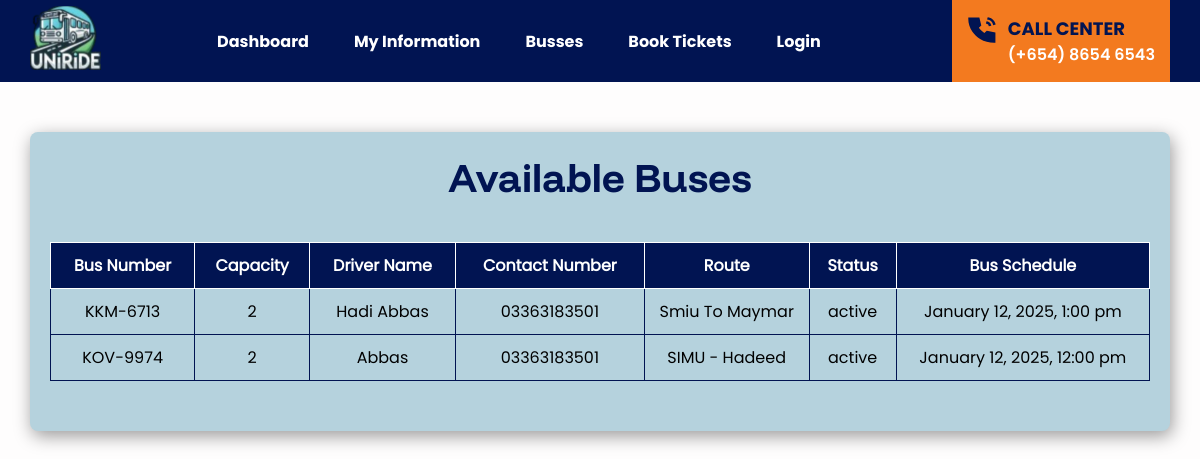
The app's page /student-view-bus.php with its own data.
### tables this page shows
CREATE TABLE `buses` (
  `BusID` int(11) NOT NULL,
  `BusNumber` varchar(20) NOT NULL,
  `Capacity` int(11) NOT NULL,
  `DriverName` varchar(100) NOT NULL,
  `ContactNumber` varchar(15) DEFAULT NULL,
  `Route` varchar(255) NOT NULL,
  `Status` enum('active','inactive') DEFAULT 'active',
  `BusSchedule` datetime DEFAULT NULL
);

### student-view-bus.php (the view, shortened to what this page needs)
<?php
include 'db.php';
$sql = "SELECT BusId, BusNumber, Capacity, DriverName, ContactNumber, Route, Status, BusSchedule FROM buses WHERE Status = 'active' ORDER BY BusNumber;";
$result = $conn->query($sql);
?>
<!DOCTYPE html>
<html lang="en">
<head>
    <link rel="stylesheet" href="style.css">
</head>
<body>
    <div class="navigation">
        <div class="hero-column">
            <div class="nav-container">
                <div class="site-logo">
                    <ul>
                        <li><a href="index.php"><img src="images/sitelogo.svg" alt="SMIU UniRide Logo"></a></li>
                    </ul>
                </div>
                <div class="navbar">
                    <nav>
                    <ul>
                        <li><a href="student.php">Dashboard</a></li>
                        <li><a href="student-view-info.php">My Information</a></li>
                        <li><a href="student-view-bus.php">Busses</a></li>
                        <li><a href="student-book-ticket.php">Book Tickets</a></li>
                        <?php if (isset($_SESSION['username'])): ?>
                            <li><a href="logout.php">Logout</a></li>
                        <?php else: ?>
                            <li><a href="login.php">Login</a></li>
                        <?php endif; ?>
                    </ul>
                    </nav>
                </div>
                <div class="call-container">
                    <div class="call">
                        <div class="call-icon">
                            <img src="images/call-icon.svg" alt="Call Icon">
                        </div>
                        <div class="call-content">
                            <h2>CALL CENTER</h2>
                            <p><a href="tel:(+654) 8654 6543">(+654) 8654 6543</a></p>
                        </div>
                    </div>
                </div>
            </div>
        </div>
    </div>
    <main>
        <section class="view-buses">
            <div class="home-container">
                <div class="main-container">
                    <h1>Available Buses</h1>
                    <?php if ($result->num_rows > 0): ?>
                        <table>
                            <thead>
                                <tr>
                                    <th>Bus Number</th>
                                    <th>Capacity</th>
                                    <th>Driver Name</th>
                                    <th>Contact Number</th>
                                    <th>Route</th>
                                    <th>Status</th>
                                    <th>Bus Schedule</th>
                                </tr>
                            </thead>
                            <tbody>
                                <?php while ($bus = $result->fetch_assoc()): ?>
                                    <tr>
                                        <td><?= htmlspecialchars($bus['BusNumber']); ?></td>
                                        <td><?= htmlspecialchars($bus['Capacity']); ?></td>
                                        <td><?= htmlspecialchars($bus['DriverName']); ?></td>
                                        <td><?= htmlspecialchars($bus['ContactNumber']); ?></td>
                                        <td><?= htmlspecialchars($bus['Route']); ?></td>
                                        <td><?= htmlspecialchars($bus['Status']); ?></td>
                                        <td>
                                            <?php
                                            $busSchedule = $bus['BusSchedule'];
                                            if ($busSchedule) {
                                                echo date("F j, Y, g:i a", strtotime($busSchedule));
                                            } else {
                                                echo "No schedule set";
                                            }
                                            ?>
                                        </td>
                                    </tr>
                                <?php endwhile; ?>
                            </tbody>
                        </table>
                    <?php else: ?>
                        <p>No buses found.</p>
                    <?php endif; ?>
                </div>
            </div>
        </section>
    </main>
</body>
</html>

### style.css (style rules this page uses)
body { font-family: poppins-reg; margin: 0; padding: 0; background-color: #FEFDFD; }
h1, h2 { font-family: funneldisplay; padding: 0; margin: 0; }
p { font-family: poppins-med; padding: 0; margin: 0; }
div { box-sizing: border-box; padding: 0; margin: 0; }
.navigation { background-color: #011452; position: sticky; top: 0; z-index: 9999999999; }
body .nav-container { max-width: 95%; margin: auto; display: flex; justify-content: space-between; column-gap: 40px; align-items: center; }
.nav-container ul { list-style-type: none; margin: 0; padding: 0; display: flex; }
.nav-container .navbar ul li { margin-right: 15px; }
.nav-container .navbar ul li a { color: white; text-decoration: none; padding: 8px 15px; border-radius: 5px; font-size: 16px; font-family: poppins-bold; }
body .nav-container .call-container { background-color: #F37A1F; padding: 15px; height: 100%; }
body .nav-container .call-container .call { display: flex; justify-content: space-between; column-gap: 10px; align-items: top; }
body .nav-container .call-container .call h2 { font-size: 18px; font-family: poppins-bold; color: #011452; padding: 0; }
body .nav-container .call-container .call p a { color: #FFFFFF; text-decoration: none; font-family: poppins-semi-bold; font-size: 16px; }
.main-container { width: 100%; background: #B5D2DD; padding: 20px; margin: 50px auto; border-radius: 8px; box-shadow: 2px 5px 18px 0 rgba(0, 0, 0, 0.4); text-align: center; }
body .main-container h1 { font-size: 40px; margin-bottom: 40px; color: #011452; }
table { width: 100%; border-collapse: collapse; margin-bottom: 30px; }
table, td, th { border: 1px solid #011452; }
td { padding: 10px 0; }
th { background-color: #011452; color: white; padding: 10px; border: 1px solid #ffffff; }
body .home-container { max-width: 95%; width: 100%; margin: auto; }

### records on screen
buses: BusNumber "KKM-6713", Capacity "2", DriverName "Hadi Abbas", ContactNumber "03363183501", Route "Smiu To Maymar", Status "active", BusSchedule "January 12, 2025, 1:00 pm"
buses: BusNumber "KOV-9974", Capacity "2", DriverName "Abbas", ContactNumber "03363183501", Route "SIMU - Hadeed", Status "active", BusSchedule "January 12, 2025, 12:00 pm"
